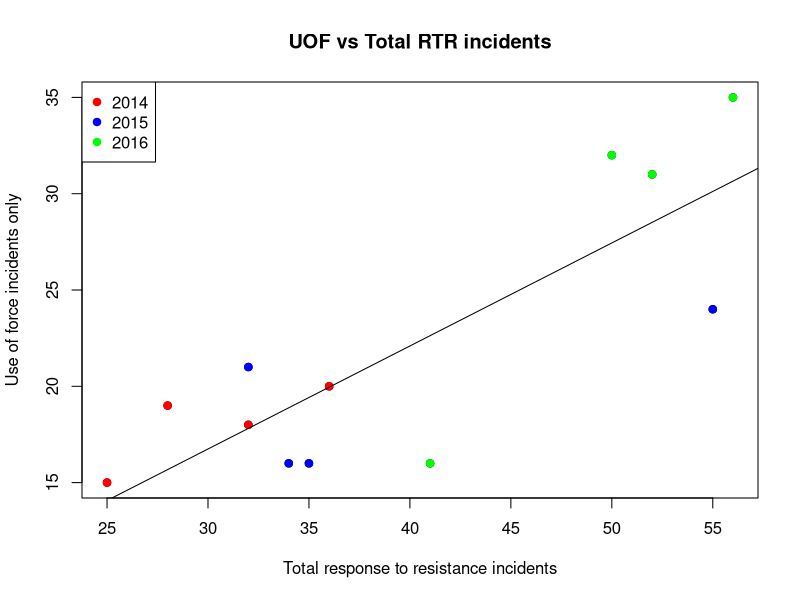
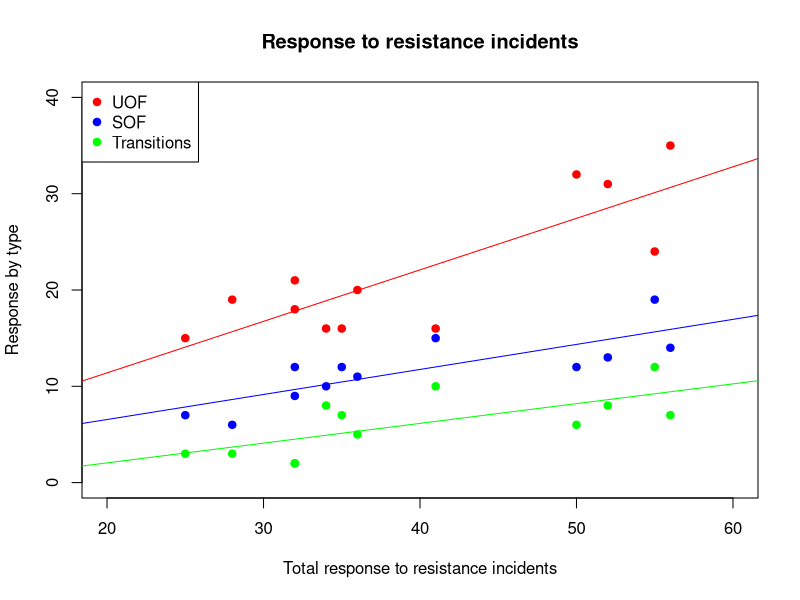

Write R code to recreate these figures, in order.
# Continuing to work with the RTR data
library(readr)
df <- read_csv("dfCrime.csv")

# notice we loaded in the data with the years column
# Let's get the colummn names and summary data
names(df)
summary(df)


# Now I want to try and highlight the values in the scatter plot by their years
# We start with a basic plot, adding all the titles and labels here
plot(df$Total_RTR, df$UOF_only, 
     main = "UOF vs Total RTR incidents", 
     # sub = "Daily Herald graphic", 
     xlab="Total response to resistance incidents", 
     ylab="Use of force incidents only")
# Now we're going to subset the data by the year 2014
y2014 <- subset(df, year==2014)
# And add that subset to the plot, with the color of red and
# as a solid cirlce (pch=19)
points(y2014$Total_RTR,y2014$UOF_only,col="red",pch=19)
# to learn more, don't forget you can use Rstudio's built in query tool
# simply type ?points 

# Now we do the same with the other two years
y2015 <- subset(df, year==2015)
points(y2015$Total_RTR,y2015$UOF_only,col="blue",pch=19)
y2016 <- subset(df, year==2016)
points(y2016$Total_RTR,y2016$UOF_only,col="green",pch=19)

# We also need to add a legend to the plot
legend("topleft", pch = c(19,19,19), col = c("red","blue","green"), legend = c("2014", "2015", "2016"))
# Note that legends can be tricky. You have to leave room for them so they
# don't obscure the data. That means you may need to adjust the scales of your
# graphic beyond what it defaults to. Not something we need to worry about now

# Let's add the regression line
abline(lm(df$UOF_only~df$Total_RTR))

# so now we can see not only that UOF incidents are higher when 
# there are more total RTR incidents and UOFshave increased over time


# Now let's do something similar, but with UOF, SOF and Transitions
# but here, we'll need to set the range of the x and y
# first, let's see the min and max of all the data we want
summary(df)

plot(df$Total_RTR, df$UOF_only, 
     main = "Response to resistance incidents", 
     xlab="Total response to resistance incidents", 
     ylab="Response by type",
     xlim=c(20,60), ylim=c(0,40),col="red",pch=19)
points(df$Total_RTR,df$SOF_only,col="blue",pch=19)
points(df$Total_RTR,df$Transitions,col="green",pch=19)
# update the legend
legend("topleft", pch = c(19,19,19), col = c("red","blue","green"), legend = c("UOF", "SOF", "Transitions"))
# Add the regression lines, but color them (par) to match
abline(lm(df$UOF_only~df$Total_RTR, par(col="red")))
abline(lm(df$SOF_only~df$Total_RTR, par(col="blue")))
abline(lm(df$Transitions~df$Total_RTR, par(col="green")))

